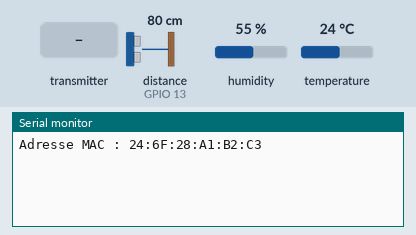
Recording of a program running on a simulated ESP32. On the bench: the last lines printed to the serial monitor. The inputs (shaded band) are chosen by the test bench; at power-on: distance to the obstacle (sensor on GPIO 13) 80 cm, humidity 55 %, temperature 24 °C.

Above: at 1.2 s.
1.3 s: the transmitter starts sending boardId = 0
At 1.61 s:
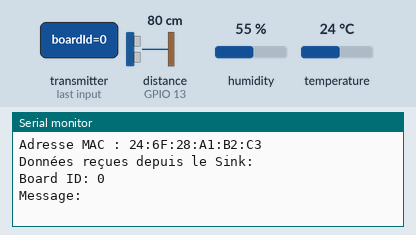
2.8 s: distance to the obstacle (sensor on GPIO 13) set to 2 cm
At 4.21 s:
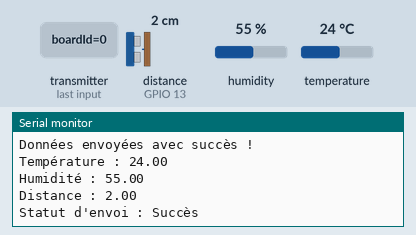
4.3 s: humidity set to 22 %
At 4.61 s:
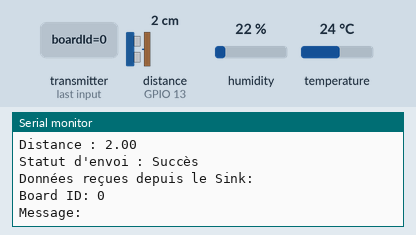
5.8 s: the transmitter starts sending text = 0
At 6.61 s:
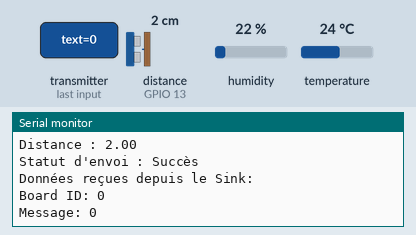
7.3 s: temperature set to 12 °C
At 8.21 s:
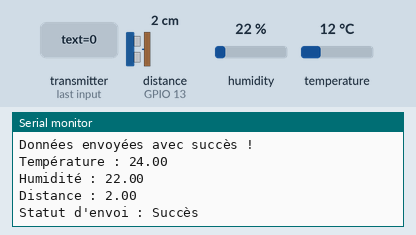

Measured:
- after the input at 1.3 s, the serial monitor: prints a new line at once (image 1)
- after the input at 2.8 s, the serial monitor: prints a new line after 1.2 s (image 2)
- after the input at 5.8 s, the serial monitor: prints a new line at once (image 4)

The program:

main.cpp
```cpp
// (licence header left out)
#include <WiFi.h>
#include <esp_now.h>
#include <Adafruit_Sensor.h>
#include <DHT.h>
#include <DHT_U.h>
#include <Ultrasonic.h>

// Définition des broches
#define DHTPIN 25
#define DHTTYPE DHT22
#define ULTRAPIN 13
#define BOARD_ID 0

// Déclaration des objets capteurs
DHT dht(DHTPIN, DHTTYPE);
Ultrasonic ultrasonic(ULTRAPIN);

// Adresse MAC du Sink
uint8_t broadcastAddress[] = {0xec, 0x62, 0x60, 0x5a, 0x45, 0xa0};
esp_now_peer_info_t peerInfo;

// Structure pour l'échange des données : Mote -> Sink
typedef struct struct_mote2sinkMessage {
  int boardId;
  int readingId;
  int timeTag;
  float temperature;
  float humidity;
  float distance;
  bool redLedState;
  bool yellowLedState;
  char text[64];
} struct_mote2sinkMessage;

struct_mote2sinkMessage espNow_moteData;

// Structure pour l'échange des données : Sink -> Mote
typedef struct struct_sink2moteMessage {
  int boardId;
  bool bool0;
  char text[64];
} struct_sink2moteMessage;

struct_sink2moteMessage espNow_incomingMessage;

// Variables pour la gestion du temps
unsigned long previousMillis = 0;
const long interval = 2000;
unsigned int readingId = 0;

// ================================================================================================
// Fonction de lecture des capteurs

float readDHTTemperature() {
  float temperature = dht.readTemperature();
  if (isnan(temperature)) {
    Serial.println("Erreur de lecture du capteur DHT (température)");
    return 0;
  }
  return temperature;
}

float readDHTHumidity() {
  float humidity = dht.readHumidity();
  if (isnan(humidity)) {
    Serial.println("Erreur de lecture du capteur DHT (humidité)");
    return 0;
  }
  return humidity;
}

float readUltrasonicDistance() {
  long distance = ultrasonic.MeasureInCentimeters();
  if (distance <= 0) {
    Serial.println("Erreur de lecture du capteur ultrasonique");
    return 0;
  }
  return (float)distance;
}

// ================================================================================================
// Callback pour la réception des données (Sink -> Mote)
void espNowOnDataRecv(const uint8_t *mac_addr, const uint8_t *incomingData, int len) {
  memcpy(&espNow_incomingMessage, incomingData, sizeof(espNow_incomingMessage));
  Serial.println("Données reçues depuis le Sink:");
  Serial.print("Board ID: ");
  Serial.println(espNow_incomingMessage.boardId);
  Serial.print("Message: ");
  Serial.println(espNow_incomingMessage.text);
}

// Callback pour l'envoi des données (Mote -> Sink)
void espNowOnDataSent(const uint8_t *mac_addr, esp_now_send_status_t status) {
  Serial.print("Statut d'envoi : ");
  Serial.println(status == ESP_NOW_SEND_SUCCESS ? "Succès" : "Échec");
}

// ================================================================================================
// Configuration initiale
void setup() {
  Serial.begin(115200);

  // Initialisation des capteurs
  dht.begin();

  // Configuration WiFi
  WiFi.mode(WIFI_STA);
  Serial.print("Adresse MAC : ");
  Serial.println(WiFi.macAddress());

  // Initialisation ESP-NOW
  if (esp_now_init() != ESP_OK) {
    Serial.println("Erreur d'initialisation ESP-NOW");
    return;
  }

  // Enregistrement des callbacks
  esp_now_register_send_cb(espNowOnDataSent);
  esp_now_register_recv_cb(espNowOnDataRecv);

  // Configuration du Sink comme pair
  memcpy(peerInfo.peer_addr, broadcastAddress, 6);
  peerInfo.channel = 0;
  peerInfo.encrypt = false;

  if (esp_now_add_peer(&peerInfo) != ESP_OK) {
    Serial.println("Erreur d'ajout du Sink");
    return;
  }
}

// ================================================================================================
// Boucle principale
void loop() {
  unsigned long currentMillis = millis();
  if (currentMillis - previousMillis >= interval) {
    previousMillis = currentMillis;

    // Lecture des capteurs
    float temperature = readDHTTemperature();
    float humidity = readDHTHumidity();
    float distance = readUltrasonicDistance();

    // Préparation des données à envoyer
    espNow_moteData.boardId = BOARD_ID;
    espNow_moteData.readingId = readingId++;
    espNow_moteData.timeTag = currentMillis;
    espNow_moteData.temperature = temperature;
    espNow_moteData.humidity = humidity;
    espNow_moteData.distance = distance;
    snprintf(espNow_moteData.text, sizeof(espNow_moteData.text), "Données de la board %d envoyées", BOARD_ID);

    // Envoi des données via ESP-NOW
    esp_err_t result = esp_now_send(broadcastAddress, (uint8_t *)&espNow_moteData, sizeof(espNow_moteData));

    if (result == ESP_OK) {
      Serial.println("Données envoyées avec succès !");
    } else {
      Serial.println("Erreur d'envoi des données.");
    }

    // Affichage des données dans le moniteur série
    Serial.print("Température : ");
    Serial.println(temperature);
    Serial.print("Humidité : ");
    Serial.println(humidity);
    Serial.print("Distance : ");
    Serial.println(distance);
  }
}
```
